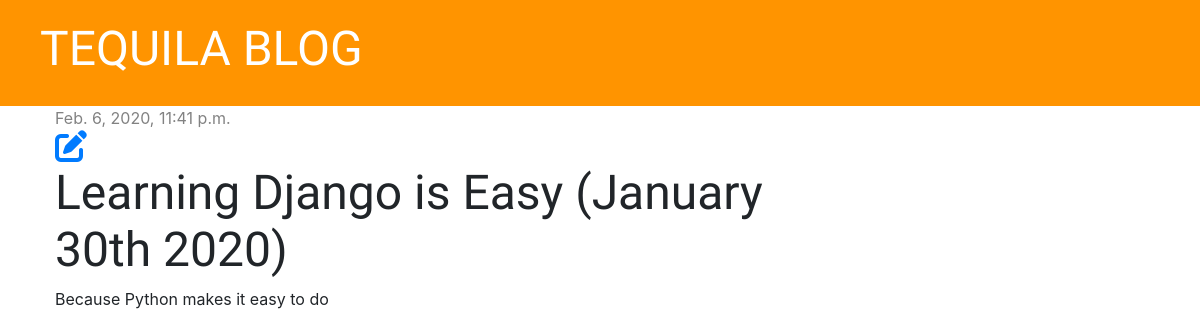
/post/1, run on the app's committed database.
### blog/models.py (models this page shows, shortened)
class Post(models.Model):
    author = models.ForeignKey('auth.User', on_delete=models.CASCADE)
    title = models.CharField(max_length=200)
    text = models.TextField()
    created_date = models.DateTimeField(default=timezone.now)
    published_date = models.DateTimeField(blank=True, null=True)

### blog/views.py (the view)
# urls.py: path('post/<int:pk>', views.post_detail, name='post_detail'),
def post_detail(request, pk):
    post = get_object_or_404(Post, pk=pk) #this will get the object from Post and if doesn't exist will throw a 404
    stuff_for_frontend = {'post':post}
    return render(request, 'blog/post_detail.html', stuff_for_frontend)

### blog/templates/blog/post_detail.html
{% extends 'blog/base.html' %}
{% block content %}
    <div class="post">
          {% if post.published_date %}
              <div class="date">
                    {{ post.published_date }}
              </div>
          {% endif %}
          <a href="{% url 'post_edit' pk=post.pk %}"><i class="fas fa-edit fa-2x"></i></a>
          <h1>{{ post.title }}</h1>
          <p>{{ post.text|linebreaksbr }}</p>
    </div>
{% endblock %}

### blog/static/css/blog.css (style rules this page uses)
h1, h2, h3, h4 { font-family: 'Tangerine', 'Inconsolata', 'Droid Sans', serif; font-size: 48px; }
.date { color: #828282; }
.post { margin-bottom: 70px; }

### data on the page
Post: published_date "Feb. 6, 2020, 11:41 p.m.", title "Learning Django is Easy (January 30th 2020)", text "Because Python makes it easy to do"
